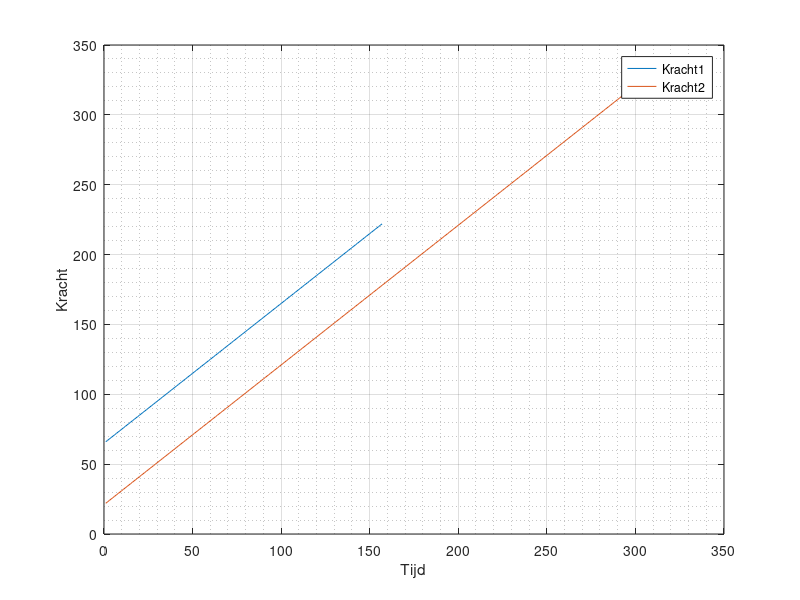

MATLAB code to generate this figure:
vector = 66:222;
plot(vector)
hold on;
vectorTwee = 22:333;
plot(vectorTwee)
grid on
grid minor
xlabel('Tijd')
ylabel('Kracht')
legend('Kracht1','Kracht2');
